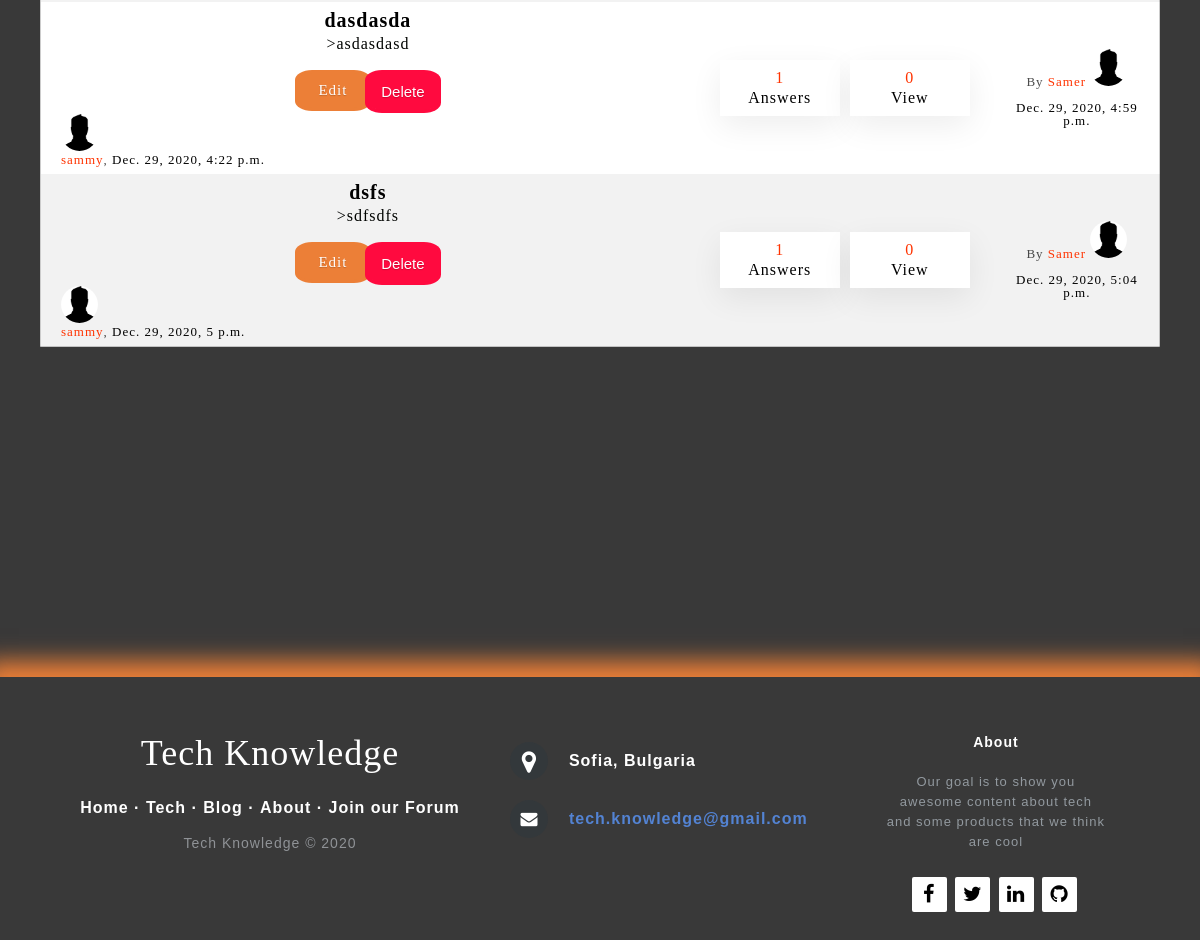
Page /user/profile/1 (signed in, lower part) on the earlier database version.
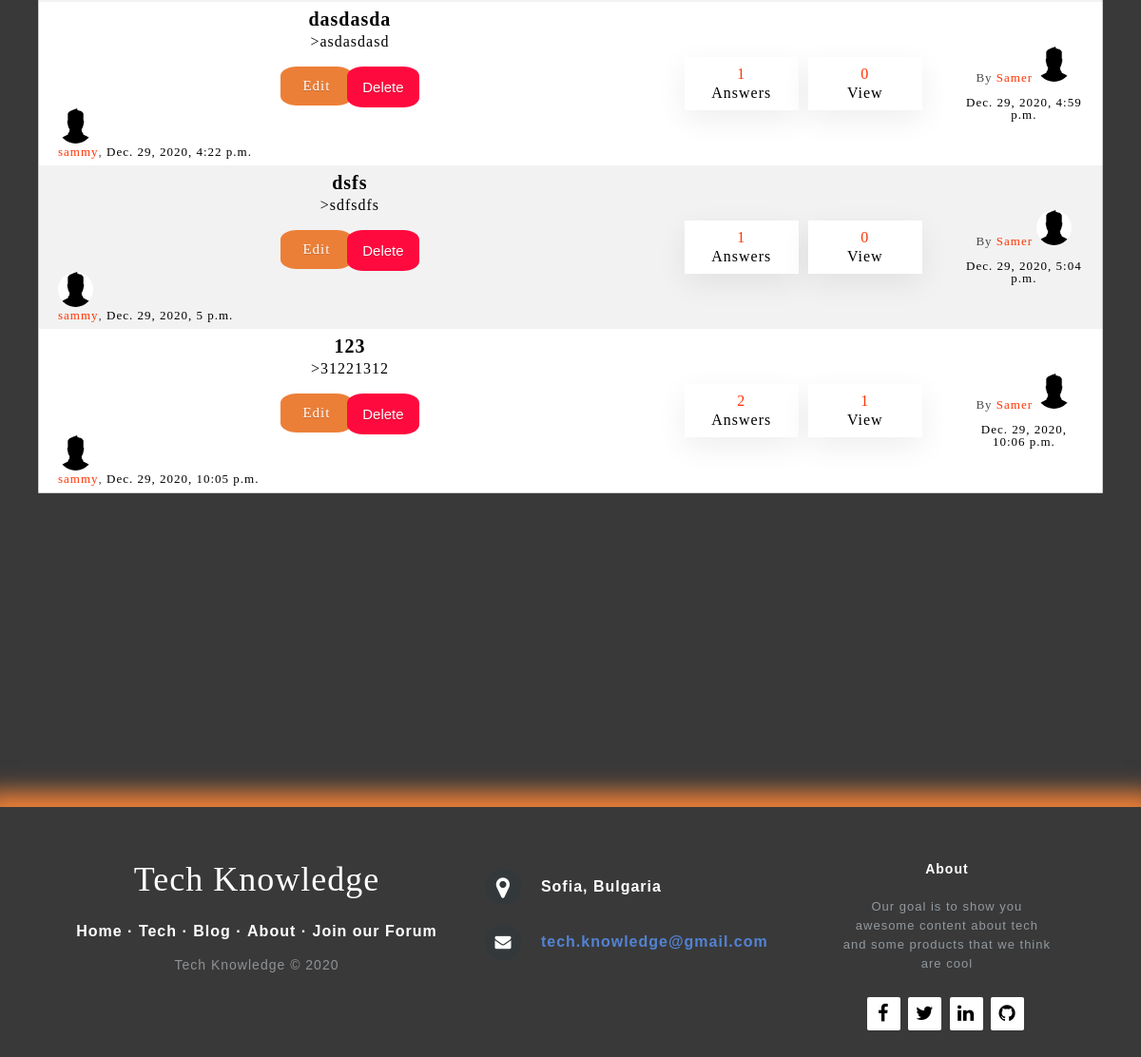
Same page on the later database version.
### forum_app/models.py (models this page shows, shortened)
class Forum(models.Model):
    user = models.ForeignKey(User, on_delete=models.CASCADE)
    title = models.CharField(max_length=100)
    slug = models.SlugField(unique=True)
    desc = models.TextField()
    views_count = models.ManyToManyField(User, related_name='views')
    created_at = models.DateTimeField(auto_now_add=True)

class Comment(models.Model):
    user = models.ForeignKey(User, on_delete=models.CASCADE)
    forum = models.ForeignKey(Forum, on_delete=models.CASCADE)
    desc = models.TextField()
    likes = models.ManyToManyField(User, related_name='like')
    dislikes = models.ManyToManyField(User, related_name='dislike')
    created_at = models.DateTimeField(auto_now_add=True)

### users/models.py (models this page shows)
class ProfileUser(models.Model):
    email = models.EmailField(blank=False, unique=True)
    name = models.CharField(max_length=10, blank=True)
    profile_pic = models.ImageField(upload_to='profile_img', default='default.png', blank=True)
    bio = models.TextField(blank=True, )
    user = models.OneToOneField(User, on_delete=models.CASCADE, related_name='profile')

### users/views.py (the view)
# urls.py: path('profile/<int:pk>', ProfileView.as_view(), name='profile'),
class ProfileView(DetailView):
    @method_decorator(login_required(login_url='login user'))
    def get(self, request, *args, **kwargs):
        user = User.objects.get(pk=kwargs['pk'])
        forum = Forum.objects.filter(user=kwargs['pk'])
        return render(request, 'profile.html',
                      {'pk': request.user.id, 'user_profile': user, 'forum': forum})

### templates/profile.html (shortened to what this page needs)
{% extends 'common/site.html' %}
{% load static %}
{% block style %}
    <link rel="stylesheet" type="text/css" href="{% static 'css/forum/forum.css' %}">
{% endblock %}
{% block site_content %}
    <br>
    <br>
    <table class="table table-striped table-bordered table-hover table-condensed cols-3 custom_table">
        <tbody>
        {% for forums in forum %}
            <tr>
                <td>
                    <a href="{% url 'forum-detail' forums.slug %}">{{ forums.title }}</a>
                    <p class="desc">>{{ forums.desc|safe|truncatewords:5 }}</p>
                    <br>
                    <div class="box-btn">
                        {% if request.user == forums.user %}
                            <a style="font-weight: normal;width: 50px; margin-top: 5px" class="crud-btn button-success"
                               href="{% url 'forum-edit' forums.id %}">Edit</a>
                            <form method="post" action="{% url 'delete-forum' forums.id %}">
                                <button style="background-color: #ff0a3f" class="crud-btn button-error"
                                        type="submit">Delete
                                </button>
                            </form>
                        {% endif %}
                    </div>
                    <small style="text-align: left;"><img
                            class="profile-min-pic" src="{{ forums.user.profile.profile_pic.url }}" alt="">
                        <br>
                        <a href="#">{{ forums.user }}</a>,
                        <span class="time_ago">{{ forums.created_at }}</span></small>
                </td>
                <td>
                    <ul class="activity_outer">
                        <li><strong>{{ forums.comment_set.count }}</strong><span>Answers</span></li>
                        <li><strong>{{ forums.views_count.count }}</strong><span>View</span></li>
                    </ul>
                </td>
                <td>
                    {% if forums.comment_set.all %}
                        <div class="last_activity">By <span
                                class="user_name">{{ forums.comment_set.last.user.profile.name }} <img
                                class="profile-min-pic" src="{{ forums.user.profile.profile_pic.url }}" alt=""></span>
                            <br>
                            <br>
                            <span class="time_ago">{{ forums.comment_set.last.created_at }}</span>
                        </div>
                    {% endif %}
                </td>
            </tr>
        {% endfor %}
        </tbody>
    </table>
{% endblock %}

Differences in the rows shown:
added Forum: title "123", desc "31221312", shows "Edit", user.profile.profile_pic (placeholder picture), user "sammy", created_at "Dec. 29, 2020, 10:05 p.m.", comment_set.count "2", views_count.count "1", comment_set.last.user.profile.name "Samer", comment_set.last.created_at "Dec. 29, 2020, 10:06 p.m."
